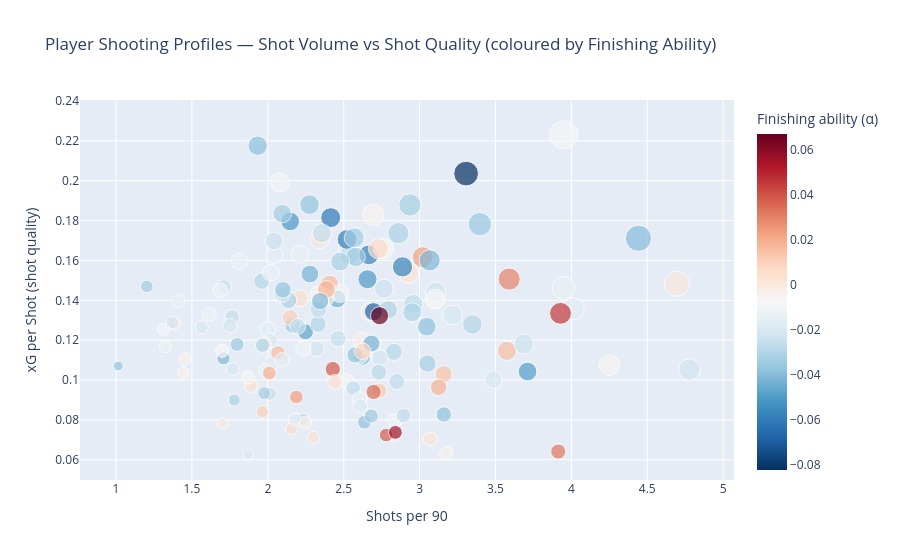

The cell this chart's notebook holds for it:
### Code cell
fig = px.scatter(
    player_profile,
    x="shots_per90",
    y="xg_per_shot",
    color="alpha_mean",
    hover_name="player",
    size="xg_per90",
    color_continuous_scale="RdBu_r",
    title="Player Shooting Profiles — Shot Volume vs Shot Quality (coloured by Finishing Ability)",
    labels={
        "shots_per90": "Shots per 90",
        "xg_per_shot": "xG per Shot (shot quality)",
        "alpha_mean":  "Finishing ability (α)"
    }
)
fig.show()

### Figure 1 — Plotly figure (JSON) as saved in the notebook; plotly's stock layout.template omitted (floating-point values rounded to 4 significant figures; data arrays with more than 128 entries replaced by an {"elided": "..."} marker saying what was removed)
{"data": [{"hovertemplate": "<b>%{hovertext}</b><br><br>Shots per 90=%{x}<br>xG per Shot (shot quality)=%{y}<br>xg_per90=%{marker.size}<br>Finishing ability (α)=%{marker.color}<extra></extra>", "hovertext": {"elided": "154 str values"}, "legendgroup": "", "marker": {"color": {"elided": "154 float values"}, "coloraxis": "coloraxis", "size": {"elided": "154 float values"}, "sizemode": "area", "sizeref": 0.002202, "symbol": "circle"}, "mode": "markers", "name": "", "orientation": "v", "showlegend": false, "type": "scatter", "x": {"elided": "154 float values"}, "xaxis": "x", "y": {"elided": "154 float values"}, "yaxis": "y"}], "layout": {"coloraxis": {"colorbar": {"title": {"text": "Finishing ability (α)"}}, "colorscale": [[0, "rgb(5,48,97)"], [0.1, "rgb(33,102,172)"], [0.2, "rgb(67,147,195)"], [0.3, "rgb(146,197,222)"], [0.4, "rgb(209,229,240)"], [0.5, "rgb(247,247,247)"], [0.6, "rgb(253,219,199)"], [0.7, "rgb(244,165,130)"], [0.8, "rgb(214,96,77)"], [0.9, "rgb(178,24,43)"], [1, "rgb(103,0,31)"]]}, "legend": {"itemsizing": "constant", "tracegroupgap": 0}, "title": {"text": "Player Shooting Profiles — Shot Volume vs Shot Quality (coloured by Finishing Ability)"}, "xaxis": {"anchor": "y", "domain": [0, 1], "title": {"text": "Shots per 90"}}, "yaxis": {"anchor": "x", "domain": [0, 1], "title": {"text": "xG per Shot (shot quality)"}}}}
